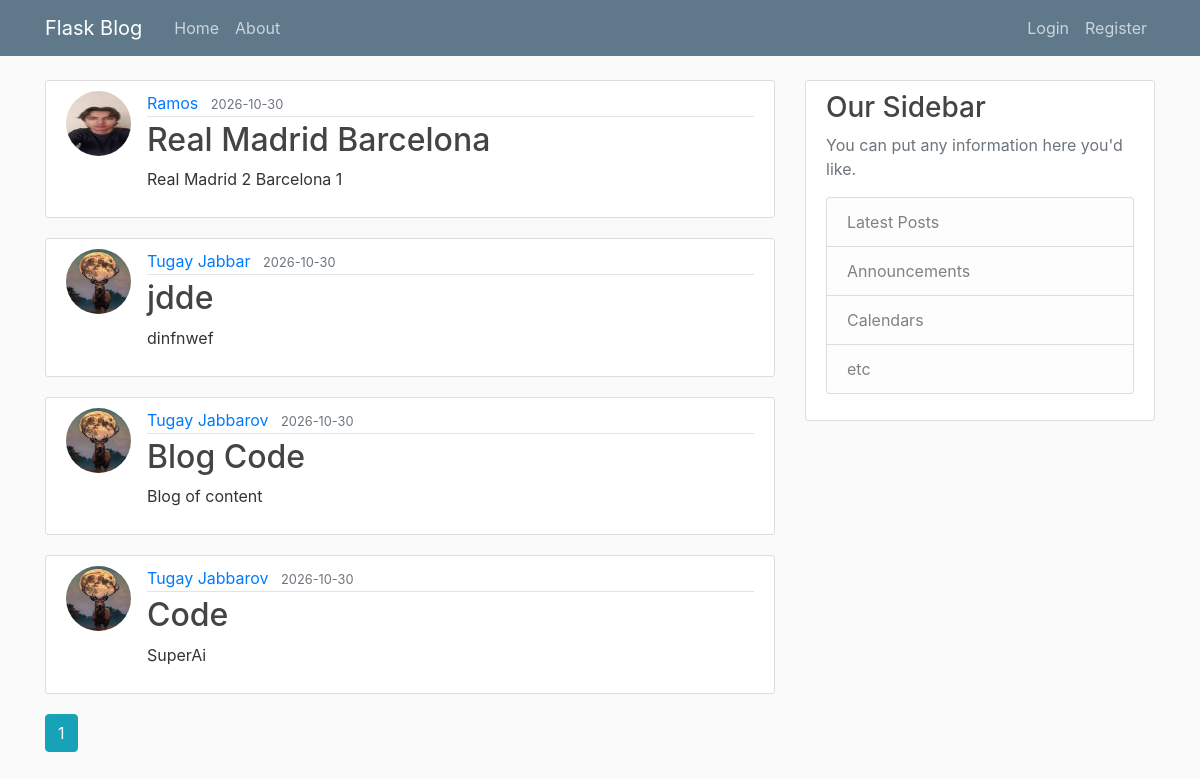
The app's page /home, older data.
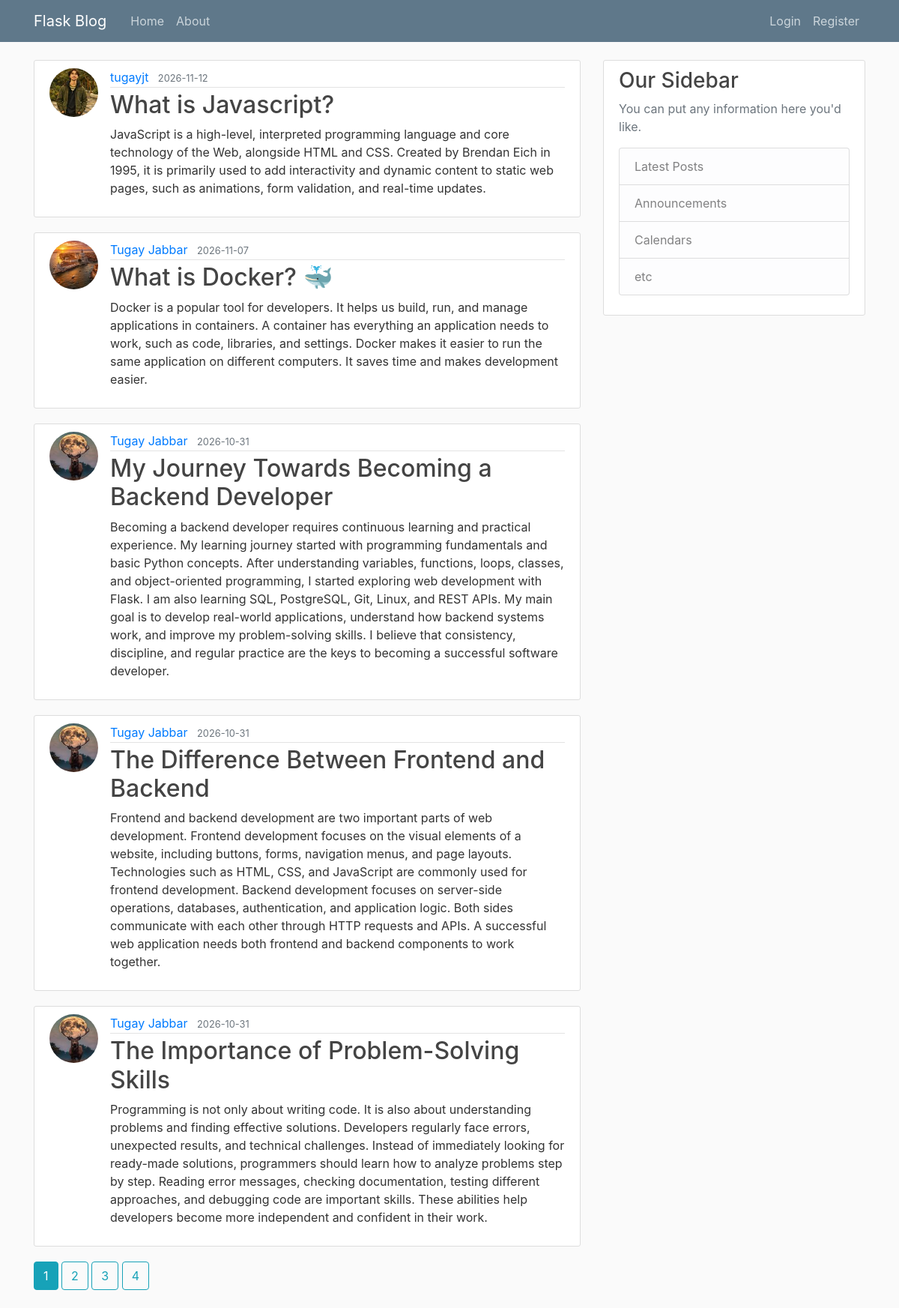
The same page, newer data.
### flaskblog/models.py (models this page shows, shortened)
class Post(db.Model):
    id = db.Column(db.Integer, primary_key=True)
    title = db.Column(db.String(100), nullable=False)
    date_posted = db.Column(db.DateTime, nullable=False, default=datetime.utcnow)
    content = db.Column(db.Text, nullable=False)
    user_id = db.Column(db.Integer, db.ForeignKey('user.id'), nullable=False)

class User(db.Model, UserMixin):
    id = db.Column(db.Integer, primary_key=True)
    username = db.Column(db.String(20), unique=True, nullable=False)
    email = db.Column(db.String(120), unique=True, nullable=False)
    image_file = db.Column(db.String(20), nullable=False, default='default.jpg')
    password = db.Column(db.String(60), nullable=False)
    posts = db.relationship('Post', backref='author', lazy=True)

### flaskblog/main/routes.py (the view)
@main.route("/")
@main.route("/home")
def home():
    page = request.args.get('page', 1, type=int)
    posts = Post.query.order_by(Post.date_posted.desc()).paginate(page=page, per_page=5)
    return render_template('home.html', posts=posts)

### flaskblog/templates/home.html
{% extends "layout.html" %}
{% block content %}
    {% for post in posts.items %}
        <article class="media content-section">
          <img class="rounded-circle article-img" src="{{ url_for('static', filename='profile_pics/' + post.author.image_file) }}">
          <div class="media-body">
            <div class="article-metadata">
              <a class="mr-2" href="{{ url_for('users.user_posts', username=post.author.username) }}">{{ post.author.username }}</a>
              <small class="text-muted">{{ post.date_posted.strftime('%Y-%m-%d') }}</small>
            </div>
            <h2><a class="article-title" href="{{ url_for('posts.post', post_id=post.id) }}">{{ post.title }}</a></h2>
            <p class="article-content">{{ post.content }}</p>
          </div>
        </article>
    {% endfor %}
    {% for page_num in posts.iter_pages(left_edge=1, right_edge=1, left_current=1, right_current=2) %}
      {% if page_num %}
        {% if posts.page == page_num %}
          <a class="btn btn-info mb-4" href="{{ url_for('main.home', page=page_num) }}">{{ page_num }}</a>
        {% else %}
          <a class="btn btn-outline-info mb-4" href="{{ url_for('main.home', page=page_num) }}">{{ page_num }}</a>
        {% endif %}
      {% else %}
        ...
      {% endif %}
    {% endfor %}
{% endblock content %}

Row changes from the older to the newer data that the page shows:
removed Post: image_file (picture), author.username "Ramos", date_posted "2026-10-30", title "Real Madrid Barcelona", content "Real Madrid 2 Barcelona 1"
removed Post: image_file (placeholder picture), author.username "Tugay Jabbar", date_posted "2026-10-30", title "jdde", content "dinfnwef"
removed Post: image_file (picture), author.username "Tugay Jabbarov", date_posted "2026-10-30", title "Blog Code", content "Blog of content"
no longer on this page (row edited): Post: image_file (picture), author.username "Tugay Jabbarov", date_posted "2026-10-30", title "Code", content "SuperAi"
added Post: image_file (picture), author.username "tugayjt", date_posted "2026-11-12", title "What is Javascript?", content "JavaScript is a high-level, interpreted programming language and core technology of the Web, alongside HTML and CSS. Created by Brendan Eich in 1995, it is primarily used to add interactivity and dynamic content to static web pages, such as animations, form validation, and real-time updates."
added Post: image_file (picture), author.username "Tugay Jabbar", date_posted "2026-11-07", title "What is Docker? 🐳", content "Docker is a popular tool for developers. It helps us build, run, and manage applications in containers. A container has everything an application needs to work, such as code, libraries, and settings. Docker makes it easier to run the same application on different computers. It saves time and makes development easier."
added Post: image_file (picture), author.username "Tugay Jabbar", date_posted "2026-10-31", title "My Journey Towards Becoming a Backend Developer", content "Becoming a backend developer requires continuous learning and practical experience. My learning journey started with programming fundamentals and basic Python concepts. After understanding variables, functions, loops, classes, and object-oriented programming, I started exploring web development with Flask. I am also learning SQL, PostgreSQL, Git, Linux, and REST APIs. My main goal is to develop real-world applications, understand how backend systems work, and improve my problem-solving skills. I believe that consistency, discipline, and regular practice are the keys to becoming a successful software developer."
added Post: image_file (picture), author.username "Tugay Jabbar", date_posted "2026-10-31", title "The Difference Between Frontend and Backend", content "Frontend and backend development are two important parts of web development. Frontend development focuses on the visual elements of a website, including buttons, forms, navigation menus, and page layouts. Technologies such as HTML, CSS, and JavaScript are commonly used for frontend development. Backend development focuses on server-side operations, databases, authentication, and application logic. Both sides communicate with each other through HTTP requests and APIs. A successful web application needs both frontend and backend components to work together."
added Post: image_file (picture), author.username "Tugay Jabbar", date_posted "2026-10-31", title "The Importance of Problem-Solving Skills", content "Programming is not only about writing code. It is also about understanding problems and finding effective solutions. Developers regularly face errors, unexpected results, and technical challenges. Instead of immediately looking for ready-made solutions, programmers should learn how to analyze problems step by step. Reading error messages, checking documentation, testing different approaches, and debugging code are important skills. These abilities help developers become more independent and confident in their work."
Text that changed along with them:
new list line: "2"
new list line: "3"
new list line: "4"
